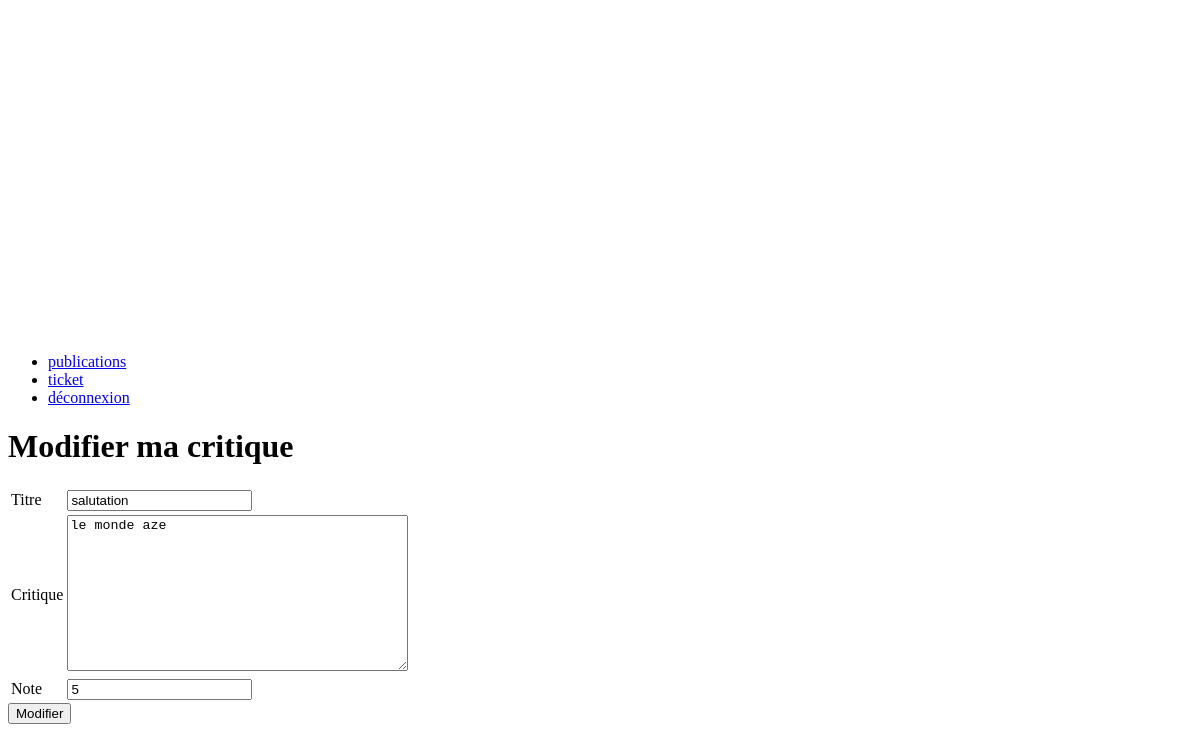
Before: /reviews/2/edit (signed in) with the older database file.
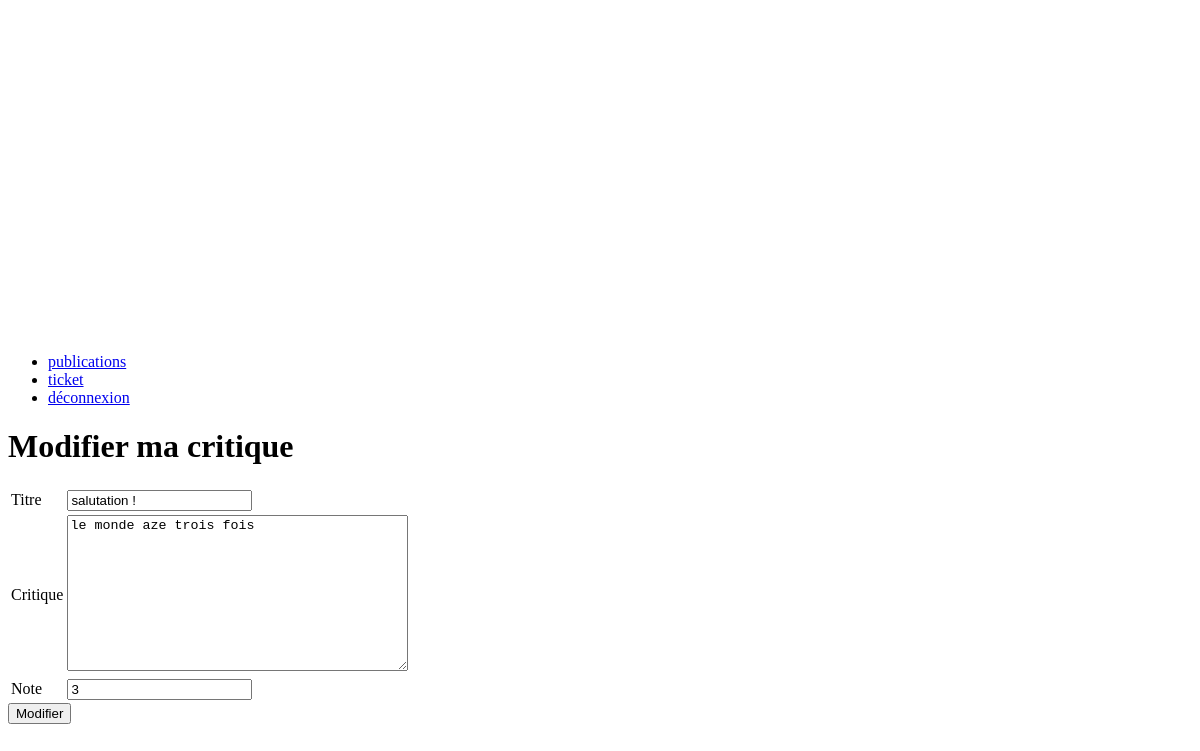
After: the same page with the newer database file.
### publication/models.py (models this page shows, shortened)
class Review(models.Model):
    ticket = models.ForeignKey(to=Ticket, on_delete=models.CASCADE)
    rating = models.PositiveSmallIntegerField(validators=[
                                                  MinValueValidator(0),
                                                  MaxValueValidator(5)
                                              ])
    user = models.ForeignKey(to=settings.AUTH_USER_MODEL,
                             on_delete=models.CASCADE)
    headline = models.CharField(max_length=128)
    body = models.TextField(max_length=8192, blank=True)
    time_created = models.DateTimeField(auto_now_add=True)

### publication/views.py (the view, shortened to what this page needs)
class EditReview(LoginRequiredMixin, View):
    def get(self, request, id):
        review = get_object_or_404(models.Review, id=id)
        form = forms.ReviewForm(instance=review)
        return render(request, 'publication/edit_review.html', {
            'form': form
        })

### publication/forms.py
class ReviewForm(forms.ModelForm):
    class Meta:
        model = models.Review
        fields = ['headline', 'body', 'rating']
        labels = {
            'headline': 'Titre',
            'body': 'Critique',
            'rating': 'Note'
        }

### publication/templates/publication/edit_review.html (shortened to what this page needs)
{% extends 'base.html' %}
{% load static %}
{% block body %}
  <div class="edit_review_page">
    <h1>Modifier ma critique</h1>
    <form method="post">
      {% include 'form.html' with form=form %}
      <input type="submit" value="Modifier"/>
    </form>
  </div>
{% endblock %}

### templates/form.html (shortened to what this page needs)
{% load static %}
<table class="form">
  {% for field in form %}
    <tr class="form__group">
      <td class="form__group__label">{{field.label}}</td>
      <td class="form__group__field">{{field}}</td>
    </tr>
  {% endfor %}
  <table>

Changed rows visible on the page:
changed Review: headline "salutation" → "salutation !"; body "le monde aze" → "le monde aze trois fois"; rating "5" → "3"
